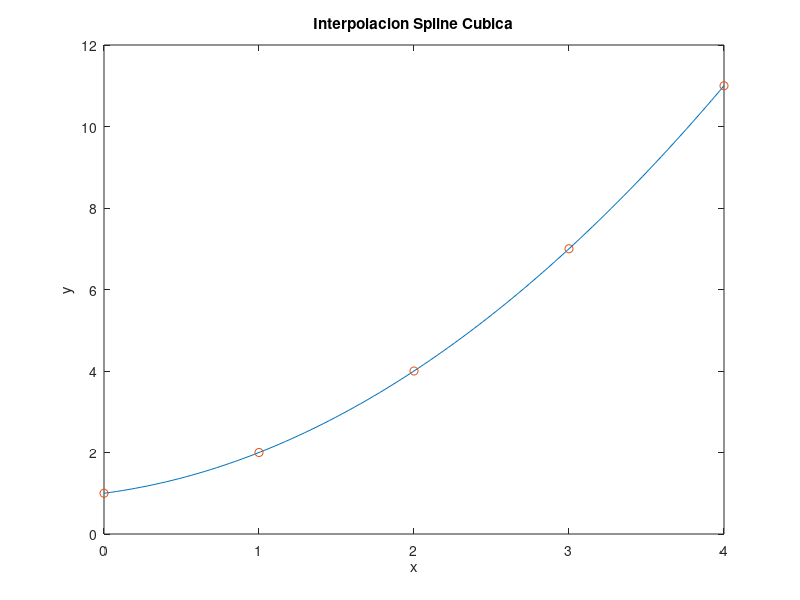

Here is the MATLAB script that generated this plot:
%TP3-Ejercicio6c

% Borramos la ventana de comandos y las variables previas
clc
clear

% Define los puntos de datos
x = [0, 1, 2, 3, 4];
f = [1, 2, 4, 7, 11];

% Crea un spline cubico interpolante con condiciones de libre frontera
pp = spline(x, f);

% Evaluar el spline cubico en un rango de puntos
x_eval = linspace(x(1), x(end), 100);
y_eval = ppval(pp, x_eval);

% Grafica el spline cubico interpolante
plot(x_eval, y_eval);
hold on;
plot(x, f, 'o');
xlabel('x');
ylabel('y');
title('Interpolacion Spline Cubica');